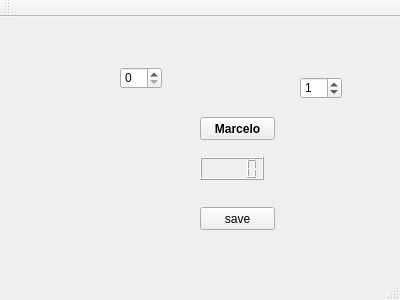
<?xml version="1.0" encoding="UTF-8"?>
<ui version="4.0">
 <class>MainWindow</class>
 <widget class="QMainWindow" name="MainWindow">
  <property name="geometry">
   <rect>
    <x>0</x>
    <y>0</y>
    <width>400</width>
    <height>300</height>
   </rect>
  </property>
  <property name="windowTitle">
   <string>MainWindow</string>
  </property>
  <widget class="QWidget" name="centralWidget">
   <widget class="QPushButton" name="generateNumButton">
    <property name="geometry">
     <rect>
      <x>200</x>
      <y>100</y>
      <width>75</width>
      <height>23</height>
     </rect>
    </property>
    <property name="font">
     <font>
      <weight>75</weight>
      <italic>false</italic>
      <bold>true</bold>
      <underline>false</underline>
     </font>
    </property>
    <property name="text">
     <string>Marcelo</string>
    </property>
   </widget>
   <widget class="QSpinBox" name="to">
    <property name="geometry">
     <rect>
      <x>300</x>
      <y>60</y>
      <width>42</width>
      <height>22</height>
     </rect>
    </property>
    <property name="minimum">
     <number>0</number>
    </property>
    <property name="value">
     <number>1</number>
    </property>
   </widget>
   <widget class="QLCDNumber" name="ShowNumber">
    <property name="geometry">
     <rect>
      <x>200</x>
      <y>140</y>
      <width>64</width>
      <height>23</height>
     </rect>
    </property>
   </widget>
   <widget class="QSpinBox" name="from">
    <property name="geometry">
     <rect>
      <x>120</x>
      <y>50</y>
      <width>42</width>
      <height>22</height>
     </rect>
    </property>
    <property name="minimum">
     <number>0</number>
    </property>
    <property name="maximum">
     <number>1</number>
    </property>
    <property name="value">
     <number>0</number>
    </property>
   </widget>
   <widget class="QPushButton" name="pushButton">
    <property name="geometry">
     <rect>
      <x>200</x>
      <y>190</y>
      <width>75</width>
      <height>23</height>
     </rect>
    </property>
    <property name="text">
     <string>save</string>
    </property>
   </widget>
  </widget>
  <widget class="QMenuBar" name="menuBar">
   <property name="geometry">
    <rect>
     <x>0</x>
     <y>0</y>
     <width>400</width>
     <height>21</height>
    </rect>
   </property>
  </widget>
  <widget class="QToolBar" name="mainToolBar">
   <attribute name="toolBarArea">
    <enum>TopToolBarArea</enum>
   </attribute>
   <attribute name="toolBarBreak">
    <bool>false</bool>
   </attribute>
  </widget>
  <widget class="QStatusBar" name="statusBar"/>
 </widget>
 <layoutdefault spacing="6" margin="11"/>
 <resources/>
 <connections/>
</ui>
